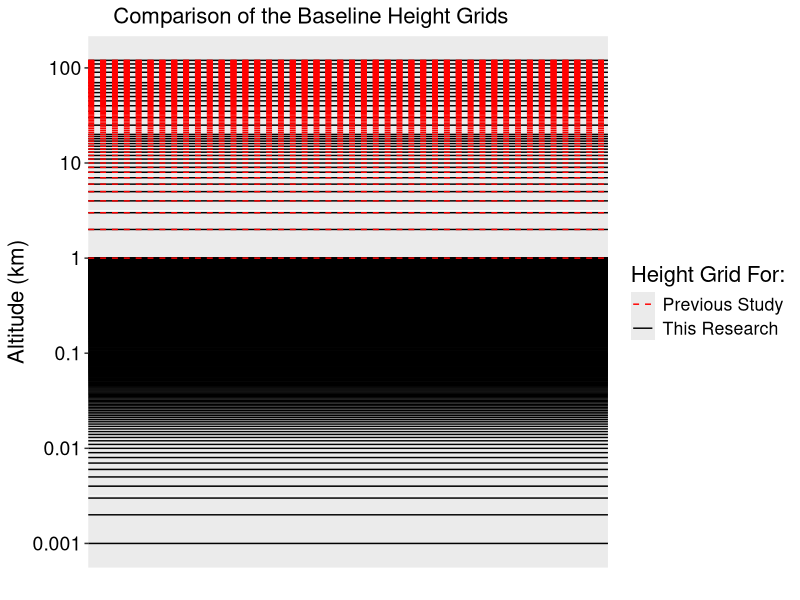

Recreate this plot in R.
## ---- chunk 1
# load packages
library(dplyr)
library(mgcv)
library(broom)
library(ggplot2)
library(gridExtra)
library(ggpubr)
## ---- chunk 2
hgt_grid_mipas <- seq(1, 120, by=1)


hgt_grid_fine_1 <- seq(0.001, 0.1, by = 0.001)
hgt_grid_fine_2 <- seq(0.102, 1.002, by = 0.002)
hgt_grid_fine_3 <- seq(2, 20, by = 1)
hgt_grid_fine_4 <- seq(25, 70, by = 5)
hgt_grid_fine_5 <- seq(80, 120, by = 10)

hgt_grid_fine_6 <- append(hgt_grid_fine_1, hgt_grid_fine_2)
hgt_grid_fine_7 <- append(hgt_grid_fine_6, hgt_grid_fine_3)
hgt_grid_fine_8 <- append(hgt_grid_fine_7, hgt_grid_fine_4)
hgt_grid_fine <- append(hgt_grid_fine_8, hgt_grid_fine_5)

## ---- chunk 3
# plot the two different height grid structures against one another

p1a <- ggplot() +
  scale_y_log10(limits = c(1e-3, 120), breaks = c(1e-3, 1e-2, 1e-1, 1, 10, 100), labels = c(0.001, 0.01, 0.1, 1, 10, 100)) +
  geom_hline(aes(yintercept = hgt_grid_fine, linetype = "This Research"), color = 'black') +
  geom_hline(aes(yintercept = hgt_grid_mipas, linetype = "Previous Study"), color = 'red') +
  scale_linetype_manual(name = "Height Grid For:", values = c(2, 1), guide = guide_legend(override.aes = list(color = c("red", "black")))) +
  labs(title = "Comparison of the Baseline Height Grids", x = "", y = "Altitude (km)") +
    theme(text = element_text(size = 16, colour = "black"),
        plot.title = element_text(size = 16, colour = "black", hjust = 0.2),
        axis.title.x = element_text(size = 16, colour ="black"),
        axis.title.y = element_text(size = 16, colour ="black"),
        axis.text = element_text(size = 14, colour = "black"))
  


p1a
## ---- chunk 4

